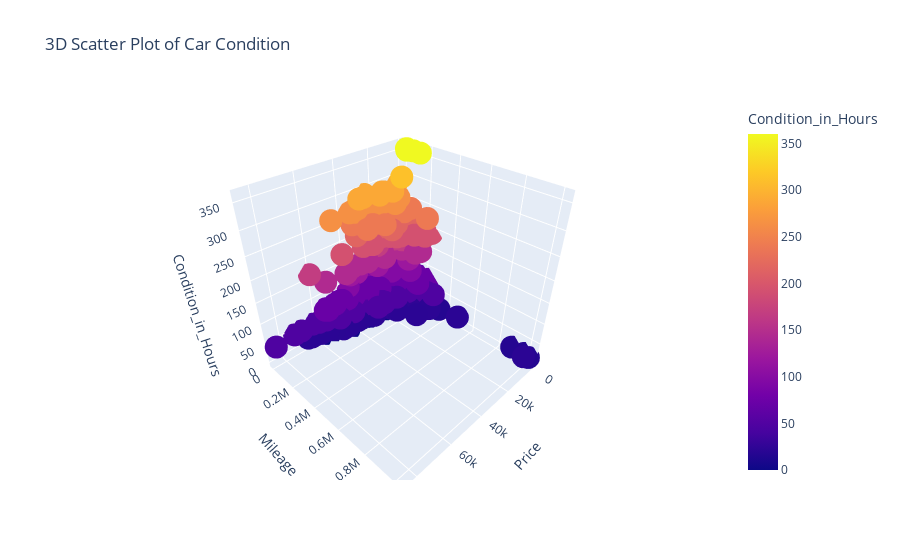

The notebook cell this image was saved under:
### Code cell
# Create an interactive scatter plot of Price vs. Mileage, color-coded by Condition.
# Create buckets for conditions based on time frames

bins = [0, 1, 6, 24, 72, 168, float('inf')]  # Define time ranges in hours
labels = ['<1 Hour', '1-6 Hours', '6-24 Hours', '1-3 Days', '3-7 Days', '>7 Days']

# Create a new column with the time bucket
df['time_bucket'] = pd.cut(df['condition_in_hours'], bins=bins, labels=labels, right=False)


fig = px.scatter_3d(df, 
                    x='price', 
                    y='mileage', 
                    z='condition_in_hours', 
                    color='condition_in_hours',
                    title='3D Scatter Plot of Car Condition',
                    labels={ 'price':'Price',
                    'mileage':'Mileage', 
                    'condition_in_hours':'Condition_in_Hours',})

# Show the plot
fig.show()

### Figure 1 — Plotly figure (JSON) as saved in the notebook; plotly's stock layout.template omitted (floating-point values rounded to 4 significant figures; data arrays with more than 128 entries replaced by an {"elided": "..."} marker saying what was removed)
{"data": [{"hovertemplate": "Price=%{x}<br>Mileage=%{y}<br>Condition_in_Hours=%{marker.color}<extra></extra>", "legendgroup": "", "marker": {"color": {"elided": "2499 float values"}, "coloraxis": "coloraxis", "symbol": "circle"}, "mode": "markers", "name": "", "scene": "scene", "showlegend": false, "type": "scatter3d", "x": {"elided": "2499 int values"}, "y": {"elided": "2499 int values"}, "z": {"elided": "2499 float values"}}], "layout": {"coloraxis": {"colorbar": {"title": {"text": "Condition_in_Hours"}}, "colorscale": [[0, "#0d0887"], [0.1111, "#46039f"], [0.2222, "#7201a8"], [0.3333, "#9c179e"], [0.4444, "#bd3786"], [0.5556, "#d8576b"], [0.6667, "#ed7953"], [0.7778, "#fb9f3a"], [0.8889, "#fdca26"], [1, "#f0f921"]]}, "legend": {"tracegroupgap": 0}, "scene": {"domain": {"x": [0, 1], "y": [0, 1]}, "xaxis": {"title": {"text": "Price"}}, "yaxis": {"title": {"text": "Mileage"}}, "zaxis": {"title": {"text": "Condition_in_Hours"}}}, "title": {"text": "3D Scatter Plot of Car Condition"}}}
